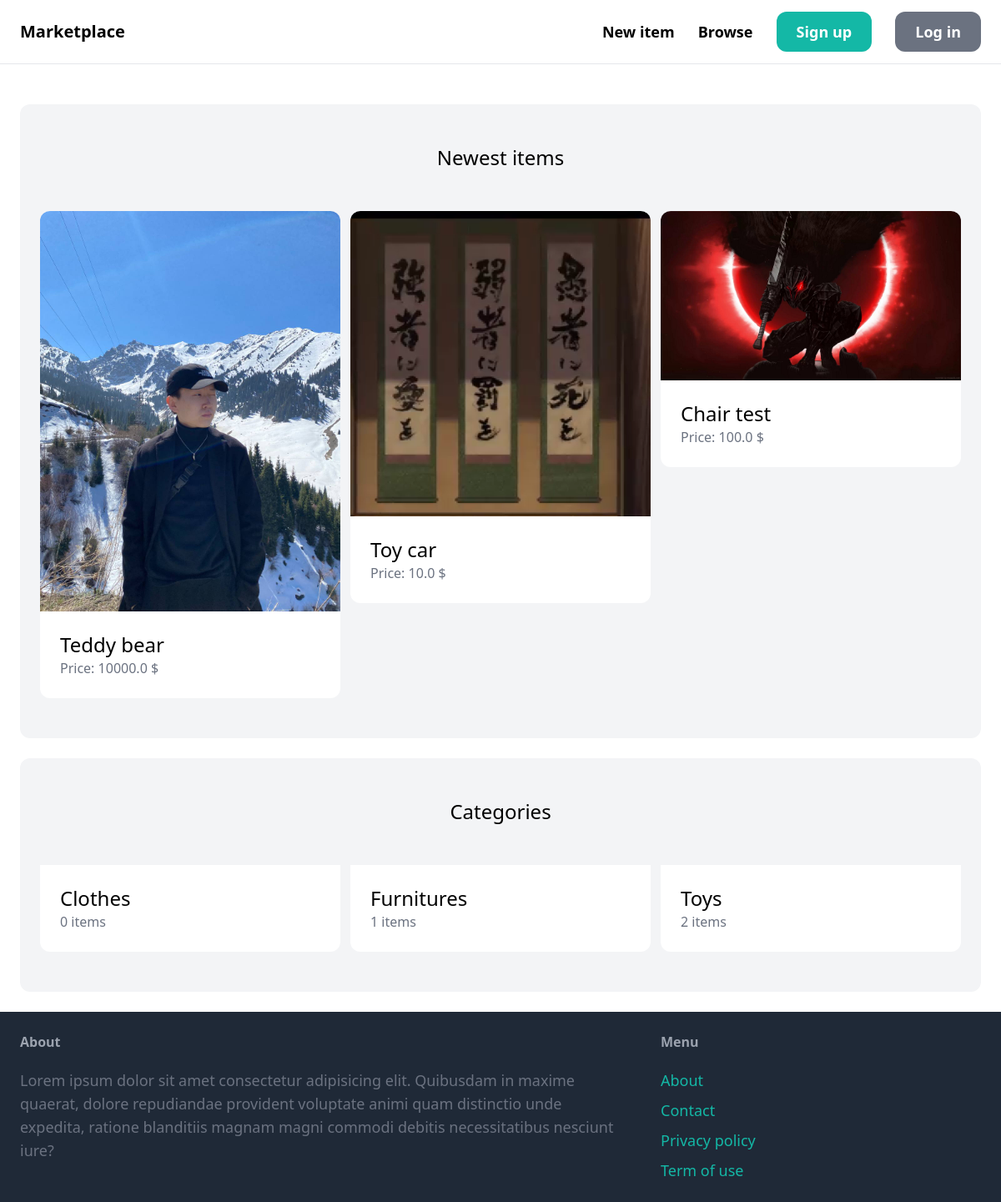
The page / on the database its author committed.
### item/models.py (models this page shows, shortened)
class Item(models.Model):
    category = models.ForeignKey(Category, related_name='items', on_delete=models.CASCADE)
    name = models.CharField(max_length=250)
    description = models.TextField(blank=True, null=True)
    price = models.FloatField()
    image = models.ImageField(upload_to='item_images', blank=True, null=True)
    is_sold = models.BooleanField(default=False)
    created_by = models.ForeignKey(User, related_name='items', on_delete=models.CASCADE)
    created_at = models.DateTimeField(auto_now_add=True)

class Category(models.Model):
    name = models.CharField(max_length=255)
    class Meta:
        ordering = ('name',)
        verbose_name_plural = 'Categories'

### core/views.py (the view)
# urls.py: path('', views.index, name='index'),
def index(request):
    items = Item.objects.filter(is_sold=False)[0:6]
    categories = Category.objects.all()
    return render(request, 'core/index.html', {
        'categories': categories,
        'items': items,
    })

### templates/core/index.html (shortened to what this page needs)
{% extends 'core/base.html' %}
{% block content %}
    <div class="mt-6 px-6 py-12 bg-gray-100 rounded-xl">
        <h2 class="mb-12 text-2xl text-center">Newest items</h2>
        <div class="grid grid-cols-3 gap-3">
            {% for item in items %}
                <div>
                    <a href="{% url 'item:detail' item.id %}">
                        <div>
                            <img src="{{ item.image.url }}" class="rounded-t-xl" alt="">
                        </div>
                        <div class="p-6 bg-white rounded-b-xl">
                            <h2 class="text-2xl"> {{ item.name }}</h2>
                            <p class="text-gray-500">Price: {{ item.price }} $</p>
                        </div>
                    </a>
                </div>
            {% endfor %}
        </div>
    </div>
        <div class="mt-6 px-6 py-12 bg-gray-100 rounded-xl">
            <h2 class="mb-12 text-2xl text-center">Categories</h2>
            <div class="grid grid-cols-3 gap-3">
                {% for category in categories %}
                    <div>
                        <a href="{% url 'item:browse' %}?query={{ query }}&category={{ category.id }}">
                            <div class="p-6 bg-white rounded-b-xl">
                                <h2 class="text-2xl"> {{ category.name }}</h2>
                                <p class="text-gray-500">{{ category.items.count }} items</p>
                            </div>
                        </a>
                    </div>
                {% endfor %}
            </div>
    </div>
{% endblock %}

### rows shown on the page
Item: image (picture), name "Teddy bear", price "10000.0"
Item: image (picture), name "Toy car", price "10.0"
Item: image (picture), name "Chair test", price "100.0"
Category: name "Clothes", items.count "0"
Category: name "Furnitures", items.count "1"
Category: name "Toys", items.count "2"
